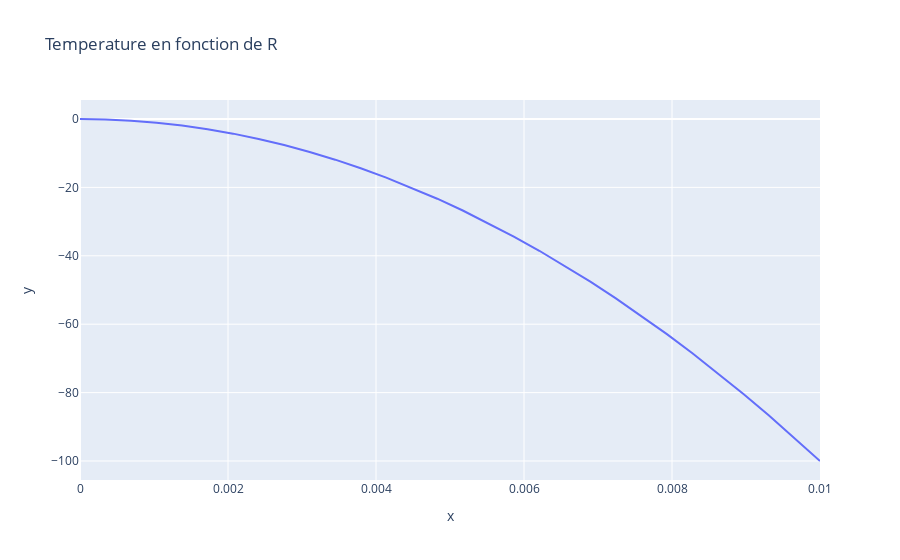

Notebook source saved alongside this figure:
### Code cell
totalDT = []
X = linspace(0, R, N)
for i in range(Nt):
    totalDT.append([ -(r*r/(R*R) * 100) for r in X] )
#totalDT.append([0 for i in X])
DT = totalDT[0]
px.line(x = X, y = DT, title=r"Temperature en fonction de R")

### Figure 1 — Plotly figure (JSON) as saved in the notebook; plotly's stock layout.template omitted (floating-point values rounded to 4 significant figures)
{"data": [{"hovertemplate": "x=%{x}<br>y=%{y}<extra></extra>", "legendgroup": "", "line": {"color": "#636efa", "dash": "solid"}, "mode": "lines", "name": "", "orientation": "v", "showlegend": false, "type": "scatter", "x": [0, 0.0003448, 0.0006897, 0.001034, 0.001379, 0.001724, 0.002069, 0.002414, 0.002759, 0.003103, 0.003448, 0.003793, 0.004138, 0.004483, 0.004828, 0.005172, 0.005517, 0.005862, 0.006207, 0.006552, 0.006897, 0.007241, 0.007586, 0.007931, 0.008276, 0.008621, 0.008966, 0.00931, 0.009655, 0.01], "xaxis": "x", "y": [0, -0.1189, -0.4756, -1.07, -1.902, -2.973, -4.281, -5.826, -7.61, -9.631, -11.89, -14.39, -17.12, -20.1, -23.31, -26.75, -30.44, -34.36, -38.53, -42.93, -47.56, -52.44, -57.55, -62.9, -68.49, -74.32, -80.38, -86.68, -93.22, -100], "yaxis": "y"}], "layout": {"legend": {"tracegroupgap": 0}, "title": {"text": "Temperature en fonction de R"}, "xaxis": {"anchor": "y", "domain": [0, 1], "title": {"text": "x"}}, "yaxis": {"anchor": "x", "domain": [0, 1], "title": {"text": "y"}}}}
